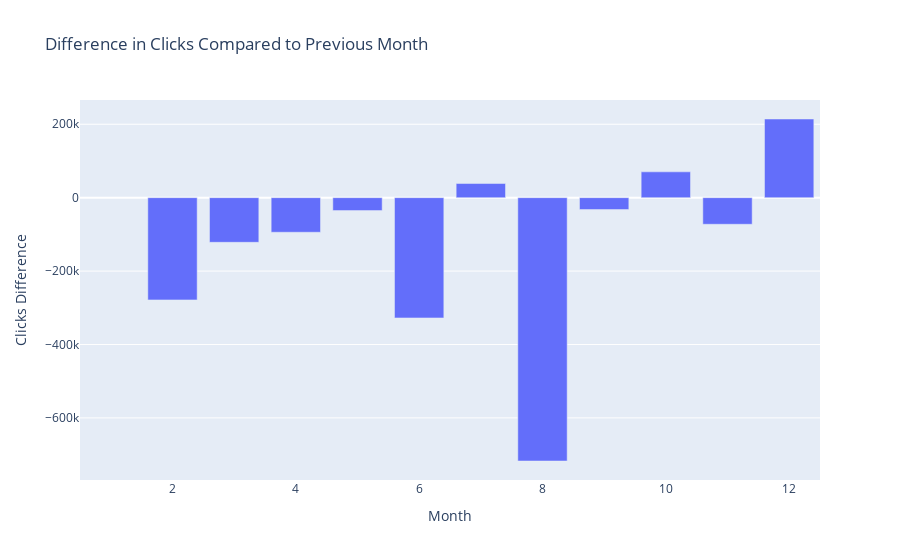
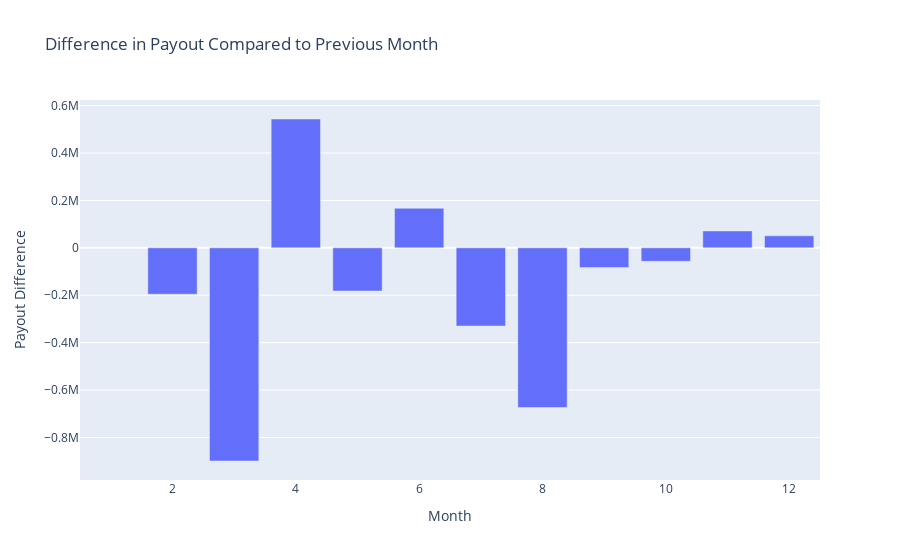
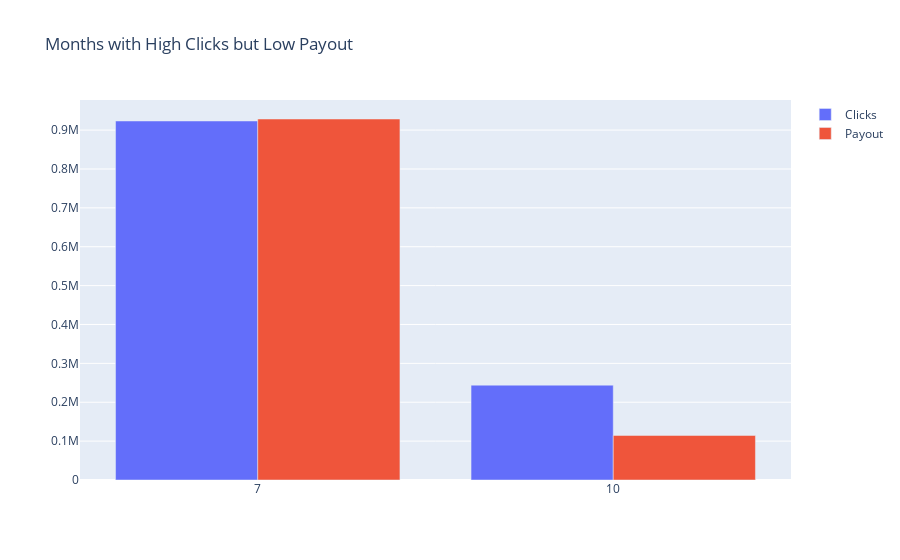
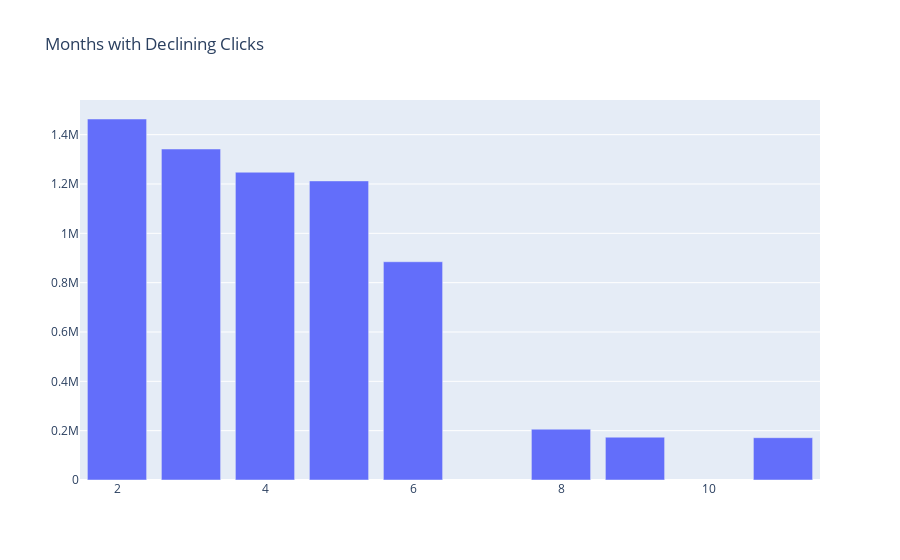

Here is the notebook cell these charts were saved with, in order:
### Code cell
import plotly.graph_objects as go

# Create bar chart for Clicks Difference
fig1 = go.Figure()
fig1.add_trace(go.Bar(x=monthly_data.index, y=monthly_data['Clicks_Diff'], name='Clicks Difference'))
fig1.update_layout(title='Difference in Clicks Compared to Previous Month',
                   xaxis_title='Month',
                   yaxis_title='Clicks Difference')
fig1.show()

# Create bar chart for Payout Difference
fig2 = go.Figure()
fig2.add_trace(go.Bar(x=monthly_data.index, y=monthly_data['Payout_Diff'], name='Payout Difference'))
fig2.update_layout(title='Difference in Payout Compared to Previous Month',
                   xaxis_title='Month',
                   yaxis_title='Payout Difference')
fig2.show()

# Filter months with high clicks but low payout
high_clicks_low_payout = monthly_data[(monthly_data['Clicks_Diff'] > 0) & (monthly_data['Payout_Diff'] < 0)]

# Create bar chart for months with high clicks but low payout
fig3 = go.Figure()
fig3.add_trace(go.Bar(x=high_clicks_low_payout.index, y=high_clicks_low_payout['Clicks'], name='Clicks'))
fig3.add_trace(go.Bar(x=high_clicks_low_payout.index, y=high_clicks_low_payout['Payout'], name='Payout'))
fig3.update_layout(barmode='group', title='Months with High Clicks but Low Payout')
fig3.show()

# Filter months with declining clicks
declining_clicks = monthly_data[monthly_data['Clicks_Diff'] < 0]

# Create bar chart for months with declining clicks
fig4 = go.Figure()
fig4.add_trace(go.Bar(x=declining_clicks.index, y=declining_clicks['Clicks'], name='Clicks'))
fig4.update_layout(title='Months with Declining Clicks')
fig4.show()

### Figure 1 — Plotly figure (JSON) as saved in the notebook; plotly's stock layout.template omitted (floating-point values rounded to 4 significant figures)
{"data": [{"name": "Clicks Difference", "type": "bar", "x": [1, 2, 3, 4, 5, 6, 7, 8, 9, 10, 11, 12], "y": [null, -278538, -121607, -94209, -35176, -327695, 38557, -717437, -32361, 70366, -72479, 214340]}], "layout": {"title": {"text": "Difference in Clicks Compared to Previous Month"}, "xaxis": {"title": {"text": "Month"}}, "yaxis": {"title": {"text": "Clicks Difference"}}}}

### Figure 2 — Plotly figure (JSON) as saved in the notebook; plotly's stock layout.template omitted (floating-point values rounded to 4 significant figures)
{"data": [{"name": "Payout Difference", "type": "bar", "x": [1, 2, 3, 4, 5, 6, 7, 8, 9, 10, 11, 12], "y": [null, -195800.0, -899400.0, 543500.0, -182300.0, 166900.0, -330000.0, -673500.0, -83240.0, -57150.0, 71180.0, 50710.0]}], "layout": {"title": {"text": "Difference in Payout Compared to Previous Month"}, "xaxis": {"title": {"text": "Month"}}, "yaxis": {"title": {"text": "Payout Difference"}}}}

### Figure 3 — Plotly figure (JSON) as saved in the notebook; plotly's stock layout.template omitted (floating-point values rounded to 4 significant figures)
{"data": [{"name": "Clicks", "type": "bar", "x": [7, 10], "y": [923405, 243973]}, {"name": "Payout", "type": "bar", "x": [7, 10], "y": [928500.0, 114600.0]}], "layout": {"barmode": "group", "title": {"text": "Months with High Clicks but Low Payout"}}}

### Figure 4 — Plotly figure (JSON) as saved in the notebook; plotly's stock layout.template omitted (floating-point values rounded to 4 significant figures)
{"data": [{"name": "Clicks", "type": "bar", "x": [2, 3, 4, 5, 6, 8, 9, 11], "y": [1463535, 1341928, 1247719, 1212543, 884848, 205968, 173607, 171494]}], "layout": {"title": {"text": "Months with Declining Clicks"}}}
